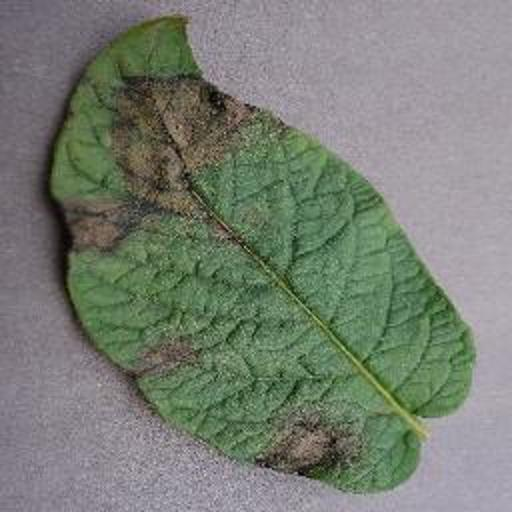
#> input picture backend/0f6eac3b-d674-4c4d-ab3a-88689feec07f___RS_LB 5232/0f6eac3b-d674-4c4d-ab3a-88689feec07f___RS_LB 5232_stage_0_original.jpg, 512 x 512 px
$ python analysis_test.py '0f6eac3b-d674-4c4d-ab3a-88689feec07f___RS_LB 5232/0f6eac3b-d674-4c4d-ab3a-88689feec07f___RS_LB 5232_stage_0_original.jpg'
#> lines starting #> are read from the running program, lines starting #| are printed output that depends on the picture; after the words box and inside, x2 and y2 are one past the last pixel; in counts of white or black regions, pixels touching at a corner belong together
import cv2
import numpy as np
import sys

p = r"C:\Users\dell5518\OneDrive\Desktop\proj\pro\backend\PlantVillage_Small\Potato___Late_blight\0c2628d4-8d64-48a9-a157-19a9c902e304___RS_LB 4590.JPG"
if len(sys.argv) > 1:
    p = sys.argv[1]

img = cv2.imread(p)
#> img is the input picture: shape (512, 512, 3); mean B, G, R 115.5, 126.6, 119.7
if img is None:
    print('ERROR: could not read', p)
    sys.exit(1)

hsv = cv2.cvtColor(img, cv2.COLOR_BGR2HSV)
#> hsv: shape (512, 512, 3); mean H, S, V 93.5, 44.4, 131.4
# leaf mask
lower_leaf = np.array([25,40,20])
upper_leaf = np.array([85,255,255])
mask_leaf = cv2.inRange(hsv, lower_leaf, upper_leaf)
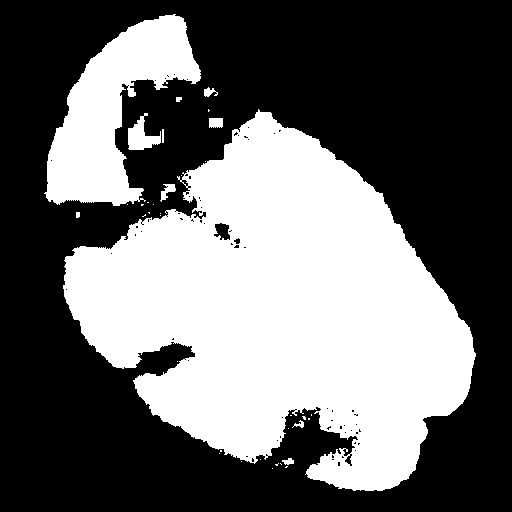
#> mask_leaf: shape (512, 512); 40.6% white; 36 white regions (25 under 20 px), largest, box (x1, y1, x2, y2) and area: (63, 109, 476, 491) 91281, (44, 14, 201, 206) 13902, (128, 113, 161, 150) 625
leaf_pixels = int(np.count_nonzero(mask_leaf))
#> leaf_pixels = 106395
leaf_area_percent = (leaf_pixels / (img.shape[0]*img.shape[1]))*100.0
#> leaf_area_percent = 40.59

# disease hsv (yellow/brown)
lower_disease = np.array([10,50,20])
upper_disease = np.array([35,255,255])
mask_disease = cv2.inRange(hsv, lower_disease, upper_disease)
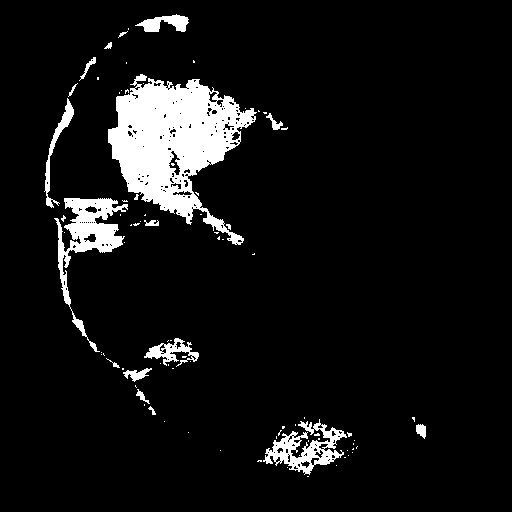
#> mask_disease: shape (512, 512); 7.5% white; 86 white regions (69 under 20 px), largest, box (x1, y1, x2, y2) and area: (108, 74, 257, 245) 12234, (54, 198, 128, 352) 2898, (263, 419, 347, 475) 1794
mask_disease = cv2.bitwise_and(mask_disease, mask_leaf)
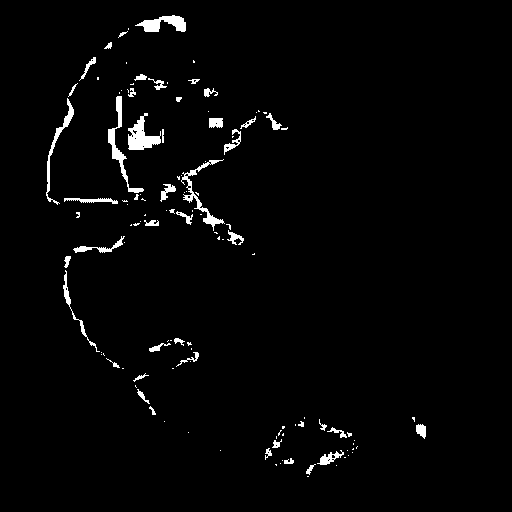
#> mask_disease: shape (512, 512); 2.2% white; 120 white regions (76 under 20 px), largest, box (x1, y1, x2, y2) and area: (128, 113, 161, 150) 595, (108, 96, 144, 193) 564, (181, 159, 225, 231) 503
disease_pixels = int(np.count_nonzero(mask_disease))
#> disease_pixels = 5718

severity_fraction = disease_pixels / leaf_pixels if leaf_pixels>0 else 0.0
#> severity_fraction = 0.0537

# detect dark lesions
gray = cv2.cvtColor(img, cv2.COLOR_BGR2GRAY)
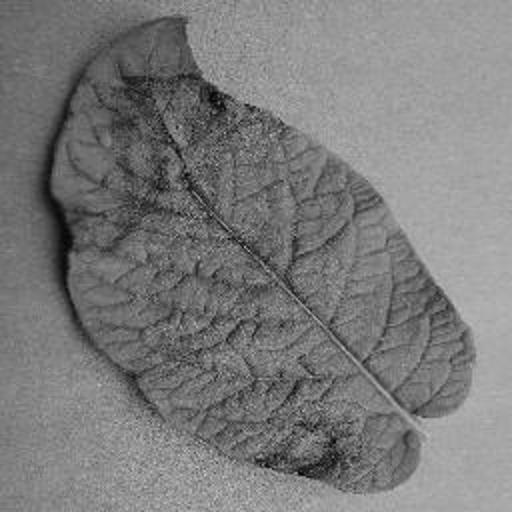
#> gray: shape (512, 512); min 1, max 197, mean 123.2
if leaf_pixels>0:
    vals = gray[mask_leaf>0]
    if vals.size>0:
        thresh = int(np.percentile(vals,40))
#> thresh = 101
    else:
        thresh = int(np.percentile(gray.ravel(),40))
else:
    thresh = int(np.percentile(gray.ravel(),40))
dark_mask = (gray <= thresh).astype(np.uint8)*255
#> dark_mask: shape (512, 512); 24.4% white; 694 white regions (617 under 20 px), largest, box (x1, y1, x2, y2) and area: (19, 16, 390, 423) 45964, (244, 404, 371, 487) 3726, (381, 262, 459, 368) 2098
if mask_leaf is not None:
    dark_mask = cv2.bitwise_and(dark_mask, mask_leaf)
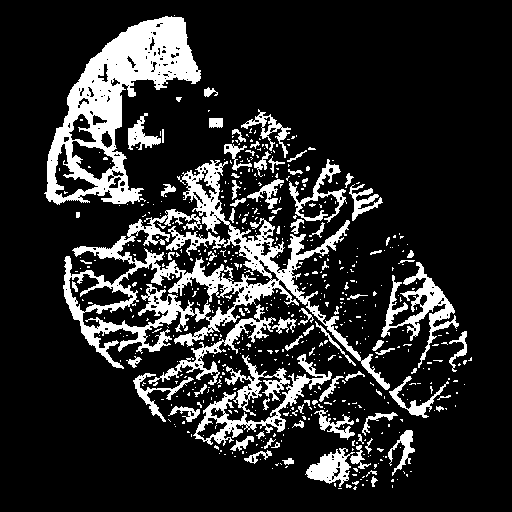
#> dark_mask: shape (512, 512); 16.5% white; 602 white regions (517 under 20 px), largest, box (x1, y1, x2, y2) and area: (63, 160, 390, 390) 13491, (44, 16, 201, 205) 10694, (381, 262, 459, 368) 2098
dark_mask = cv2.morphologyEx(dark_mask, cv2.MORPH_OPEN, cv2.getStructuringElement(cv2.MORPH_ELLIPSE,(3,3)))
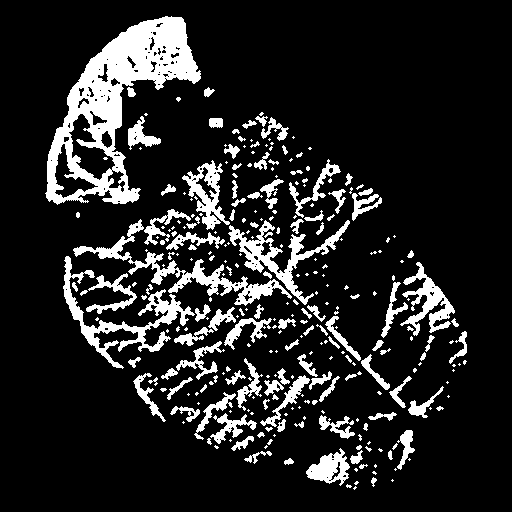
#> dark_mask: shape (512, 512); 14.3% white; 293 white regions (167 under 20 px), largest, box (x1, y1, x2, y2) and area: (45, 16, 201, 205) 10400, (73, 219, 292, 306) 2742, (63, 256, 195, 369) 2657
dark_mask = cv2.morphologyEx(dark_mask, cv2.MORPH_CLOSE, cv2.getStructuringElement(cv2.MORPH_ELLIPSE,(3,3)))
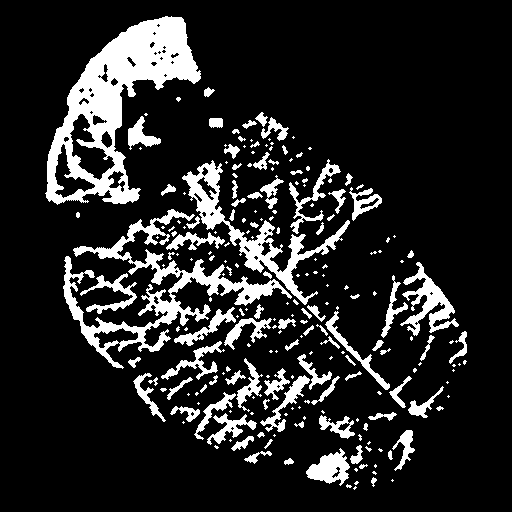
#> dark_mask: shape (512, 512); 14.8% white; 225 white regions (127 under 20 px), largest, box (x1, y1, x2, y2) and area: (45, 16, 201, 205) 10790, (63, 209, 292, 369) 6399, (182, 160, 350, 305) 3733
dark_pixels = int(np.count_nonzero(dark_mask))
#> dark_pixels = 38928

dark_severity_frac = dark_pixels / leaf_pixels if leaf_pixels>0 else 0.0
#> dark_severity_frac = 0.366

print('leaf_pixels', leaf_pixels)
#| leaf_pixels 106395
print('leaf_area_percent', round(leaf_area_percent,2))
#| leaf_area_percent 40.59
print('disease_pixels(hsv)', disease_pixels)
#| disease_pixels(hsv) 5718
print('severity_fraction(hsv)', round(severity_fraction,4))
#| severity_fraction(hsv) 0.0537
print('dark_pixels(grayscale fallback)', dark_pixels)
#| dark_pixels(grayscale fallback) 38928
print('severity_fraction(dark)', round(dark_severity_frac,4))
#| severity_fraction(dark) 0.3659

# Save masks for inspection
cv2.imwrite('static/predictions/test_mask_leaf.png', mask_leaf)
cv2.imwrite('static/predictions/test_mask_disease.png', mask_disease)
cv2.imwrite('static/predictions/test_mask_dark.png', dark_mask)
print('Saved debug masks to static/predictions/')

$ run again, on backend/0f6eac3b-d674-4c4d-ab3a-88689feec07f___RS_LB 5232/0f6eac3b-d674-4c4d-ab3a-88689feec07f___RS_LB 5232_stage_2.jpg
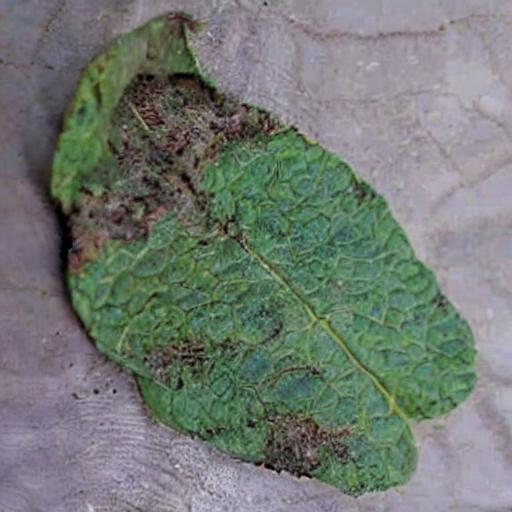
#> input picture backend/0f6eac3b-d674-4c4d-ab3a-88689feec07f___RS_LB 5232/0f6eac3b-d674-4c4d-ab3a-88689feec07f___RS_LB 5232_stage_2.jpg, 512 x 512 px
#> img is the input picture: shape (512, 512, 3); mean B, G, R 115.4, 122, 114.5
#> hsv: shape (512, 512, 3); mean H, S, V 95.9, 48, 129.1
#> `mask_leaf = cv2.inRange(hsv, lower_leaf, upper_leaf)`:
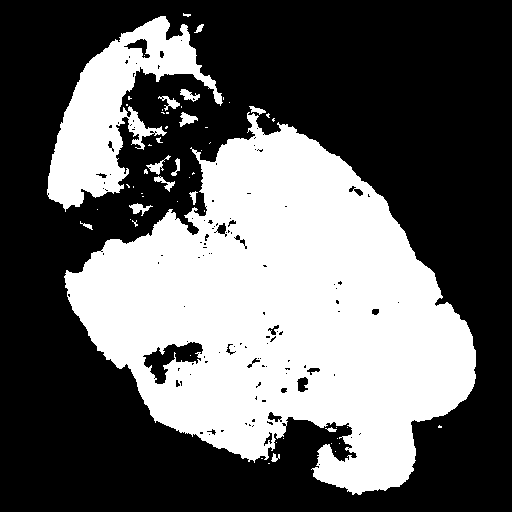
#> mask_leaf: shape (512, 512); 38.9% white; 57 white regions (41 under 20 px), largest, box (x1, y1, x2, y2) and area: (64, 112, 476, 495) 87975, (47, 16, 223, 212) 12750, (179, 112, 198, 127) 143
#> leaf_pixels = 102059
#> leaf_area_percent = 38.93
#> disease_pixels = 4296
#> severity_fraction = 0.0421
#> thresh = 98
#> `dark_mask = cv2.morphologyEx(dark_mask, cv2.MORPH_CLOSE, cv2.getStruct..`:
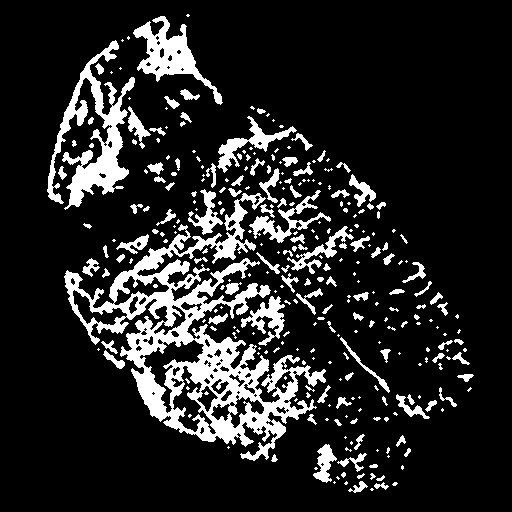
#> dark_mask: shape (512, 512); 14.7% white; 301 white regions (171 under 20 px), largest, box (x1, y1, x2, y2) and area: (64, 193, 326, 461) 17446, (47, 40, 135, 210) 4704, (133, 16, 223, 105) 2343
#> dark_pixels = 38653
#> dark_severity_frac = 0.379
#| leaf_pixels 102059
#| leaf_area_percent 38.93
#| disease_pixels(hsv) 4296
#| severity_fraction(hsv) 0.0421
#| dark_pixels(grayscale fallback) 38653
#| severity_fraction(dark) 0.3787
